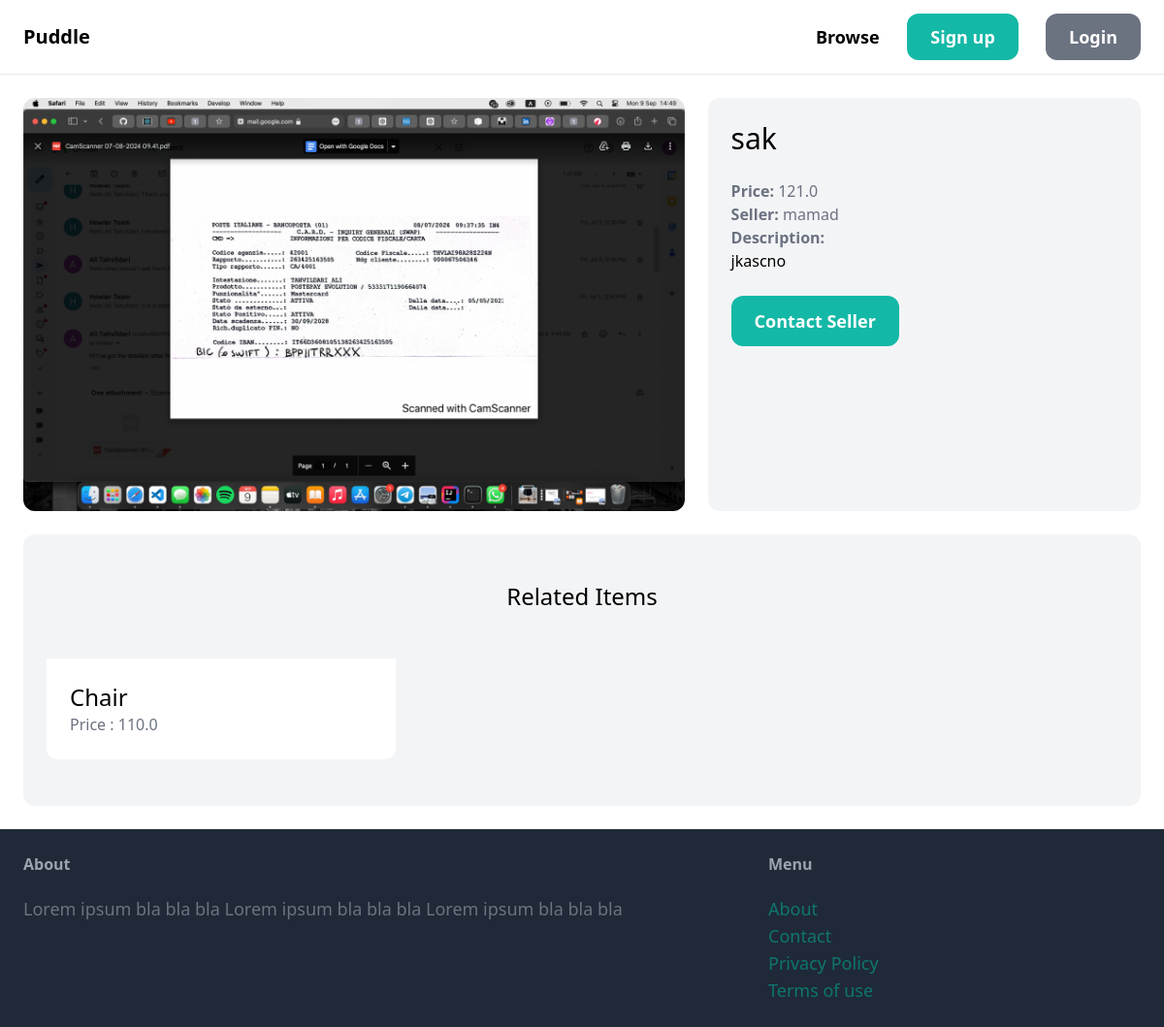
The page /items/7/ on the database its author committed.
### item/models.py (models this page shows, shortened)
class Item(models.Model):
    category = models. ForeignKey (Category, related_name='items', on_delete= models. CASCADE)
    name = models.CharField(max_length=255)
    description = models.TextField(blank=True, null=True)
    price = models.FloatField()
    image = models.ImageField(upload_to='item_images' ,  blank=True , null=True)
    is_sold = models.BooleanField(default=False)
    created_by = models.ForeignKey(User , related_name = 'items' ,  on_delete=models.CASCADE)
    created_at = models.DateTimeField(auto_now_add=True)

### item/views.py (the view)
# urls.py: path('<int:pk>/' , views.detail , name='detail')
def detail(request,  pk):
    item = get_object_or_404(Item , pk = pk)
    related_items = Item.objects.filter(category = item.category, is_sold = False).exclude(pk=pk)[0:3]
    return render(request , 'item/detail.html', {
        'item' : item,
        'related_items' : related_items
    })

### item/templates/item/detail.html (shortened to what this page needs)
{% extends 'core/base.html'%} {% block title %} {{item.name}} {% endblock %} {%
block content %} {%block content%}
<div class="grid grid-cols-5 gap-6">
  <div class="col-span-3">
    <img src="{{item.image.url}}" alt="" class="rounded-xl" />
  </div>
  <div class="col-span-2 p-6 bg-gray-100 rounded-xl">
    <h1 class="mb-6 text-3xl">{{item.name}}</h1>
    <p class="text-gray-500"><strong>Price: </strong>{{item.price}}</p>
    <p class="text-gray-500">
      <strong>Seller: </strong>{{item.created_by.username}}
    </p>
    {% if item.description %}
        <strong class="text-gray-500">Description:</strong><br />
        {{ item.description }}
    {% endif %}
    <a href="#" class="inline-block mt-6 px-6 py-3 text-lg font-semibold bg-teal-500 text-white rounded-xl hover:bg-teal-700">Contact Seller</a>
  </div>
</div>
<div class="mt-6 px-6 py-12 bg-gray-100 rounded-xl">
  <h2 class="mb-12 text-2xl text-center">Related Items</h2>
  <div class="grid grid-cols-3 gap-3">
    {% for item in related_items %}
    <div>
      <a href="{% url 'item:detail' item.id %}">
        <div class="p-6 bg-white rounded-b-xl">
          <h2 class="text-2xl">{{ item.name }}</h2>
          <p class="text-gray-500">Price : {{item.price}}</p>
        </div>
      </a>
    </div>
    {%endfor%}
  </div>
</div>
{% endblock %}

### rows shown on the page
Item: image (picture), name "sak", price "121.0", created_by.username "mamad", description "jkascno"
Item: name "Chair", price "110.0"
